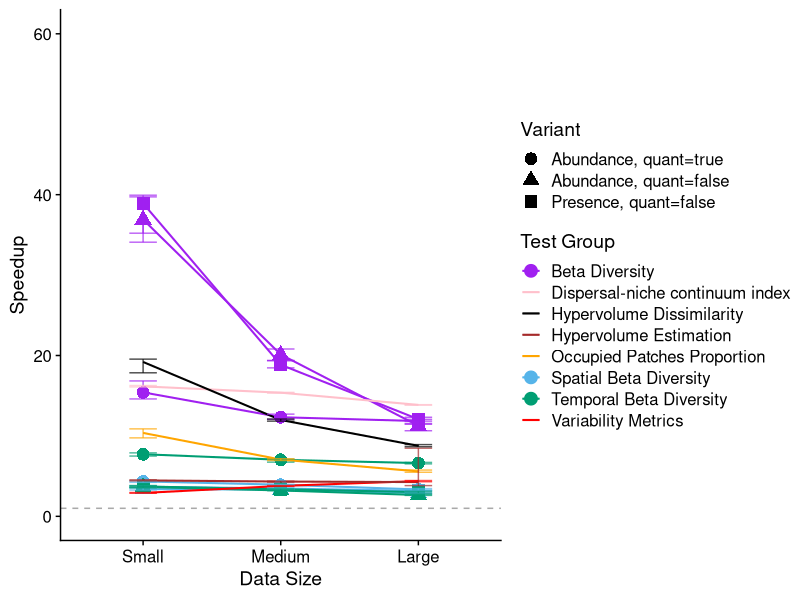
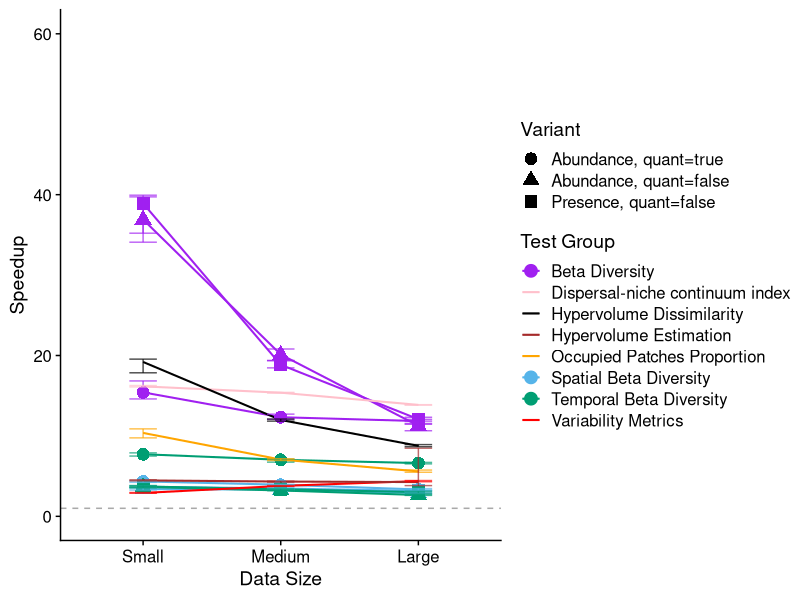

Reproduce these figures in R, in order.
# benchmarks/result.R
#This script is used to calculate the speedup and combine the benchmarking results from julia and R.
#Load necessary libraries
library(dplyr)
library(ggplot2)
library(cowplot)
library(ggrepel)
library(boot)

#Read in the result
#The results with all the trials
all_time_full_julia<-read.csv("benchmarks/result/all_time_full_julia.csv")
all_time_full_r<-read.csv("benchmarks/result/all_time_full_df_r.csv")

all_time_medium_julia<-read.csv("benchmarks/result/all_time_medium_julia.csv")
all_time_medium_r<-read.csv("benchmarks/result/all_time_medium_df_r.csv")

all_time_small_julia<-read.csv("benchmarks/result/all_time_small_julia.csv")
all_time_small_r<-read.csv("benchmarks/result/all_time_small_df_r.csv")

#min, median, mean, max execution time and memory data
full_result_julia<-read.csv("benchmarks/result/benchmark_result_full_df_julia.csv")
full_result_r<-read.csv("benchmarks/result/benchmark_result_full_df_r.csv")

medium_result_julia<-read.csv("benchmarks/result/benchmark_result_medium_df_julia.csv")
medium_result_r<-read.csv("benchmarks/result/benchmark_result_medium_df_r.csv")

small_result_julia<-read.csv("benchmarks/result/benchmark_result_small_df_julia.csv")
small_result_r<-read.csv("benchmarks/result/benchmark_result_small_df_r.csv")

#Organize the summary data
full_result<-full_result_julia%>%
  select(TestCase, Time_median)%>%
  rename(Time_median_julia=Time_median)%>%
  left_join(full_result_r)%>%
  select(TestCase, Time_median_julia, Time_median)%>%
  rename(Time_median_r=Time_median)%>%
  mutate(Speedup=Time_median_r/Time_median_julia)

medium_result<-medium_result_julia%>%
  select(TestCase, Time_median)%>%
  rename(Time_median_julia=Time_median)%>%
  left_join(medium_result_r)%>%
  select(TestCase, Time_median_julia, Time_median)%>%
  rename(Time_median_r=Time_median)%>%
  mutate(Speedup=Time_median_r/Time_median_julia)


small_result<-small_result_julia%>%
  select(TestCase, Time_median)%>%
  rename(Time_median_julia=Time_median)%>%
  left_join(small_result_r)%>%
  select(TestCase, Time_median_julia, Time_median)%>%
  rename(Time_median_r=Time_median)%>%
  mutate(Speedup=Time_median_r/Time_median_julia)

write.csv(small_result, "benchmarks/result/small_df_speedup.csv")
write.csv(medium_result, "benchmarks/result/medium_df_speedup.csv")
write.csv(full_result, "benchmarks/result/full_df_speedup.csv")


##Bootstrap 95% confidence interval for the median execution time
# Combine all data into one data frame with a language column
combined_data<-rbind(all_time_full_julia%>%mutate(DataSize="Large", Language="Julia"),
                     all_time_medium_julia%>%mutate(DataSize="Medium", Language="Julia"),
                    all_time_small_julia%>%mutate(DataSize="Small", Language="Julia"),
                     all_time_full_r%>%select(-X)%>%mutate(DataSize="Large", Language="R"),
                     all_time_medium_r%>%select(-X)%>%mutate(DataSize="Medium", Language="R"),
                     all_time_small_r%>%select(-X)%>%mutate(DataSize="Small", Language="R"))
                     
# Get all unique combinations of DataSize, Language,TestCase variables
combinations <- combined_data %>%
  distinct(TestCase, DataSize)

# Initialize empty data frame
median_ci_all <- data.frame()

for (combo in 1:nrow(combinations)) {
  # Get the object with that name
  current_combo<-combinations[combo,]
  
  julia_data<- combined_data %>% filter(TestCase == current_combo$TestCase, 
                                  DataSize == current_combo$DataSize, 
                                  Language == "Julia")
  
  r_data<- combined_data %>% filter(TestCase == current_combo$TestCase, 
                                        DataSize == current_combo$DataSize, 
                                        Language == "R")

  # Calculate the speedup ratio of medians
  median_julia <- median(julia_data$Time)
  median_r <- median(r_data$Time)
  speedup_ratio <- median_r / median_julia
  
  # Bootstrap CI for speedup ratio of medians
  n_boots <- 2000
  bootstrap_ratios <- numeric(n_boots)
  
  for (i in 1:n_boots) {
    # Resample independently
    julia_sample <- sample(julia_data$Time, length(julia_data$Time), replace = TRUE)
    r_sample <- sample(r_data$Time, length(r_data$Time), replace = TRUE)
    
    # Calculate ratio of medians for this bootstrap sample
    bootstrap_ratios[i] <- median(r_sample) / median(julia_sample)
  }
  
  # Calculate 95% bootstrap CI
  ci_lower <- quantile(bootstrap_ratios, 0.025)
  ci_upper <- quantile(bootstrap_ratios, 0.975)  
  
  result<-data.frame(TestCase = current_combo$TestCase, 
                     DataSize = current_combo$DataSize, 
                     julia_median=median_julia,
                     r_median=median_r,
                     Speedup_median = speedup_ratio,
                     Lower_CI = ci_lower,
                     Upper_CI = ci_upper)
  
  median_ci_all<-rbind(median_ci_all, result)
}

test_case_order <- c(
  "Beta Diversity (Abundance, quant=true)",
  "Beta Diversity (Abundance, quant=false)",
  "Beta Diversity (Presence, quant=false)",
  "Spatial Beta Diversity (Abundance, quant=true)",
  "Spatial Beta Diversity (Abundance, quant=false)",
  "Spatial Beta Diversity (Presence, quant=false)",
  "Temporal Beta Diversity (Abundance, quant=true)",
  "Temporal Beta Diversity (Abundance, quant=false)",
  "Temporal Beta Diversity (Presence, quant=false)",
  "Dispersal-niche continuum index",
  "Occupied Patches Proportion",
  "Variability Metrics",
  "Hypervolume Estimation",
  "Hypervolume Dissimilarity"
)

# Save the median_ci_all with descriptive TestCase names
median_ci_all_save <- median_ci_all %>%
  mutate(TestCase = case_when(
    TestCase == "beta_diversity_1" ~ "Beta Diversity (Abundance, quant=true)",
    TestCase == "beta_diversity_2" ~ "Beta Diversity (Abundance, quant=false)",
    TestCase == "beta_diversity_3" ~ "Beta Diversity (Presence, quant=false)",
    TestCase == "spatial_beta_div_1" ~ "Spatial Beta Diversity (Abundance, quant=true)",
    TestCase == "spatial_beta_div_2" ~ "Spatial Beta Diversity (Abundance, quant=false)",
    TestCase == "spatial_beta_div_3" ~ "Spatial Beta Diversity (Presence, quant=false)",
    TestCase == "temporal_beta_div_1" ~ "Temporal Beta Diversity (Abundance, quant=true)",
    TestCase == "temporal_beta_div_2" ~ "Temporal Beta Diversity (Abundance, quant=false)",
    TestCase == "temporal_beta_div_3" ~ "Temporal Beta Diversity (Presence, quant=false)",
    TestCase == "DNCI_multigroup_result" ~ "Dispersal-niche continuum index",
    TestCase == "prop_patches_result" ~ "Occupied Patches Proportion",
    TestCase == "CV_meta_result" ~ "Variability Metrics",
    TestCase == "hypervolume_det_result" ~ "Hypervolume Estimation",
    TestCase == "hypervolume_dis_result" ~ "Hypervolume Dissimilarity",
    TRUE ~ TestCase  # Keep original value if no match
  ))%>%
  mutate(TestCase = factor(TestCase, levels = test_case_order)) %>%
  arrange(TestCase)

write.csv(median_ci_all_save, "benchmarks/result/median_ci_all.csv")

##The Speedup Plot
median_ci_df <- median_ci_all %>%
  mutate(
    # Extract the base test name (everything before the last underscore or before the number)
    TestGroup = case_when(
      grepl("beta_diversity", TestCase) ~ "beta_diversity",
      grepl("spatial_beta_div", TestCase) ~ "spatial_beta_div",
      grepl("temporal_beta_div", TestCase) ~ "temporal_beta_div",
      TRUE ~ TestCase
    ),
    # Extract the number/variant (for assigning shapes)
    TestVariant = case_when(
      grepl("_[123]$", TestCase) ~ as.numeric(sub(".*_([123])$", "\\1", TestCase)),
      TRUE ~ 1
    ),
    # Flag to identify beta diversity-related test cases
    IsBetaDiv = grepl("beta_div", TestCase)
  )

# Create a custom color palette for the test groups
test_group_colors <- c(
  "Beta Diversity" = "purple",
  "Spatial Beta Diversity" = "#56B4E9",
  "Temporal Beta Diversity" = "#009E73",
  "Dispersal-niche continuum index" = "pink",
  "Occupied Patches Proportion" = "orange",
  "Variability Metrics" = "red",
  "Hypervolume Estimation" = "brown",
  "Hypervolume Dissimilarity" = "black"
)
# First, create a mapping of TestCase to TestGroup
test_case_to_group <- c(
  # Beta Diversity
  "beta_diversity_1" = "Beta Diversity",
  "beta_diversity_2" = "Beta Diversity",
  "beta_diversity_3" = "Beta Diversity",
  
  # Spatial Beta Diversity
  "spatial_beta_div_1" = "Spatial Beta Diversity",
  "spatial_beta_div_2" = "Spatial Beta Diversity",
  "spatial_beta_div_3" = "Spatial Beta Diversity",
  
  # Temporal Beta Diversity
  "temporal_beta_div_1" = "Temporal Beta Diversity",
  "temporal_beta_div_2" = "Temporal Beta Diversity",
  "temporal_beta_div_3" = "Temporal Beta Diversity",
  
  # Dispersal-niche continuum index
  "DNCI_multigroup_result" = "Dispersal-niche continuum index",
  
  # Occupied Patches Proportion
  "prop_patches_result" = "Occupied Patches Proportion",
  
  # Variability Metrics
  "CV_meta_result" = "Variability Metrics",
  
  # Hypervolume Estimation
  "hypervolume_det_result" = "Hypervolume Estimation",
  
  # Hypervolume Dissimilarity
  "hypervolume_dis_result" = "Hypervolume Dissimilarity"
)



# Create TestCase order based on the group order
test_case_order <- c(
  # Beta Diversity
  "beta_diversity_1", "beta_diversity_2", "beta_diversity_3",
  
  # Spatial Beta Diversity
  "spatial_beta_div_1", "spatial_beta_div_2", "spatial_beta_div_3",
  
  # Temporal Beta Diversity
  "temporal_beta_div_1", "temporal_beta_div_2", "temporal_beta_div_3",
  
  # Dispersal-niche continuum index
  "DNCI_multigroup_result",
  
  # Occupied Patches Proportion
  "prop_patches_result",
  
  # Variability Metrics
  "CV_meta_result",
  
  # Hypervolume Estimation
  "hypervolume_det_result",
  
  # Hypervolume Dissimilarity
  "hypervolume_dis_result"
)

# Convert TestGroup and TestCase to factors with the specified order
median_ci_df  <- median_ci_df  %>%
  # Ensure TestGroup is assigned correctly based on TestCase
  mutate(
    TestGroup = test_case_to_group[TestCase],
    # Then convert both to factors with the proper ordering
    #TestGroup = factor(TestGroup, levels = test_group_order),
    TestCase = factor(TestCase, levels = test_case_order)
  )


# Now create the plot with the ordered data
p <- ggplot(median_ci_df , 
            aes(x = DataSize, y = Speedup_median, 
                group = TestCase, 
                color = TestGroup)) +  
  # Add horizontal line at y=1 first
  geom_hline(yintercept = 1, linetype = "dashed", color = "darkgray") +
  # All lines are now solid
  geom_line(size = 0.7) +
  # Only add points for beta diversity test cases with different shapes
  geom_point(data = median_ci_df  %>% filter(IsBetaDiv), 
             aes(shape = factor(TestVariant)),
             size = 4) +
  geom_errorbar(aes(ymin = Lower_CI, ymax = Upper_CI), 
                width = 0.2,  
                alpha = 0.7) +
  scale_color_manual(
    values = test_group_colors, 
    name = "Test Group"
  ) +
  scale_shape_manual(
    values = c(16, 17, 15), 
    name = "Variant", 
    label = c(
      "Abundance, quant=true", 
      "Abundance, quant=false", 
      "Presence, quant=false"
    )
  ) +
  theme_cowplot() +
  scale_x_discrete(limits = c("Small", "Medium", "Large")) +
  labs(y = "Speedup", x = "Data Size")+
  ylim(0,60)

#save te plot
ggsave(plot = p, "benchmarks/result/speedup.pdf", dpi=300, width = 10, height = 5, bg="white")
ggsave(plot = p, "benchmarks/result/speedup.png", dpi=300, width = 10, height = 5, bg="white")

# Memory comparison
test_case_order <- c(
  "Beta Diversity (Abundance, quant=true)",
  "Beta Diversity (Abundance, quant=false)",
  "Beta Diversity (Presence, quant=false)",
  "Spatial Beta Diversity (Abundance, quant=true)",
  "Spatial Beta Diversity (Abundance, quant=false)",
  "Spatial Beta Diversity (Presence, quant=false)",
  "Temporal Beta Diversity (Abundance, quant=true)",
  "Temporal Beta Diversity (Abundance, quant=false)",
  "Temporal Beta Diversity (Presence, quant=false)",
  "Dispersal-niche continuum index",
  "Occupied Patches Proportion",
  "Variability Metrics",
  "Hypervolume Estimation",
  "Hypervolume Dissimilarity"
)

full_result_memory<-full_result_julia%>%
  select(TestCase, memory)%>%
  rename(memory_julia=memory)%>%
  left_join(full_result_r)%>%
  select(TestCase, memory_julia, memory)%>%
  rename(memory_r=memory)%>%
  mutate(TestCase = case_when(
    TestCase == "beta_diversity_1" ~ "Beta Diversity (Abundance, quant=true)",
    TestCase == "beta_diversity_2" ~ "Beta Diversity (Abundance, quant=false)",
    TestCase == "beta_diversity_3" ~ "Beta Diversity (Presence, quant=false)",
    TestCase == "spatial_beta_div_1" ~ "Spatial Beta Diversity (Abundance, quant=true)",
    TestCase == "spatial_beta_div_2" ~ "Spatial Beta Diversity (Abundance, quant=false)",
    TestCase == "spatial_beta_div_3" ~ "Spatial Beta Diversity (Presence, quant=false)",
    TestCase == "temporal_beta_div_1" ~ "Temporal Beta Diversity (Abundance, quant=true)",
    TestCase == "temporal_beta_div_2" ~ "Temporal Beta Diversity (Abundance, quant=false)",
    TestCase == "temporal_beta_div_3" ~ "Temporal Beta Diversity (Presence, quant=false)",
    TestCase == "DNCI_multigroup_result" ~ "Dispersal-niche continuum index",
    TestCase == "prop_patches_result" ~ "Occupied Patches Proportion",
    TestCase == "CV_meta_result" ~ "Variability Metrics",
    TestCase == "hypervolume_det_result" ~ "Hypervolume Estimation",
    TestCase == "hypervolume_dis_result" ~ "Hypervolume Dissimilarity",
    TRUE ~ TestCase  # Keep original value if no match
  ))%>%
  mutate(TestCase = factor(TestCase, levels = test_case_order)) %>%
  arrange(TestCase)


medium_result_memory<-medium_result_julia%>%
  select(TestCase, memory)%>%
  rename(memory_julia=memory)%>%
  left_join(medium_result_r)%>%
  select(TestCase, memory_julia, memory)%>%
  rename(memory_r=memory)%>%
  filter(!is.na(memory_r))%>%
  mutate(TestCase = case_when(
    TestCase == "beta_diversity_1" ~ "Beta Diversity (Abundance, quant=true)",
    TestCase == "beta_diversity_2" ~ "Beta Diversity (Abundance, quant=false)",
    TestCase == "beta_diversity_3" ~ "Beta Diversity (Presence, quant=false)",
    TestCase == "spatial_beta_div_1" ~ "Spatial Beta Diversity (Abundance, quant=true)",
    TestCase == "spatial_beta_div_2" ~ "Spatial Beta Diversity (Abundance, quant=false)",
    TestCase == "spatial_beta_div_3" ~ "Spatial Beta Diversity (Presence, quant=false)",
    TestCase == "temporal_beta_div_1" ~ "Temporal Beta Diversity (Abundance, quant=true)",
    TestCase == "temporal_beta_div_2" ~ "Temporal Beta Diversity (Abundance, quant=false)",
    TestCase == "temporal_beta_div_3" ~ "Temporal Beta Diversity (Presence, quant=false)",
    TestCase == "DNCI_multigroup_result" ~ "Dispersal-niche continuum index",
    TestCase == "prop_patches_result" ~ "Occupied Patches Proportion",
    TestCase == "CV_meta_result" ~ "Variability Metrics",
    TestCase == "hypervolume_det_result" ~ "Hypervolume Estimation",
    TestCase == "hypervolume_dis_result" ~ "Hypervolume Dissimilarity",
    TRUE ~ TestCase  # Keep original value if no match
  ))%>%
  mutate(TestCase = factor(TestCase, levels = test_case_order)) %>%
  arrange(TestCase)


small_result_memory<-small_result_julia%>%
  select(TestCase, memory)%>%
  rename(memory_julia=memory)%>%
  left_join(small_result_r)%>%
  select(TestCase, memory_julia, memory)%>%
  rename(memory_r=memory)%>%
  filter(!is.na(memory_r))%>%
  mutate(TestCase = case_when(
    TestCase == "beta_diversity_1" ~ "Beta Diversity (Abundance, quant=true)",
    TestCase == "beta_diversity_2" ~ "Beta Diversity (Abundance, quant=false)",
    TestCase == "beta_diversity_3" ~ "Beta Diversity (Presence, quant=false)",
    TestCase == "spatial_beta_div_1" ~ "Spatial Beta Diversity (Abundance, quant=true)",
    TestCase == "spatial_beta_div_2" ~ "Spatial Beta Diversity (Abundance, quant=false)",
    TestCase == "spatial_beta_div_3" ~ "Spatial Beta Diversity (Presence, quant=false)",
    TestCase == "temporal_beta_div_1" ~ "Temporal Beta Diversity (Abundance, quant=true)",
    TestCase == "temporal_beta_div_2" ~ "Temporal Beta Diversity (Abundance, quant=false)",
    TestCase == "temporal_beta_div_3" ~ "Temporal Beta Diversity (Presence, quant=false)",
    TestCase == "DNCI_multigroup_result" ~ "Dispersal-niche continuum index",
    TestCase == "prop_patches_result" ~ "Occupied Patches Proportion",
    TestCase == "CV_meta_result" ~ "Variability Metrics",
    TestCase == "hypervolume_det_result" ~ "Hypervolume Estimation",
    TestCase == "hypervolume_dis_result" ~ "Hypervolume Dissimilarity",
    TRUE ~ TestCase  # Keep original value if no match
  ))%>%
  mutate(TestCase = factor(TestCase, levels = test_case_order)) %>%
  arrange(TestCase)

# save the memory comparison results
write.csv(small_result_memory, "benchmarks/result/small_df_memory.csv")
write.csv(medium_result_memory, "benchmarks/result/medium_df_memory.csv")
write.csv(full_result_memory, "benchmarks/result/full_df_memory.csv")
